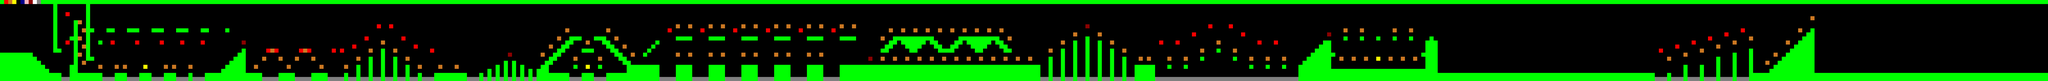

A level layout from a 2D game, rendered from its tile map. Below: a short description, then the map file with tile-grid data replaced by summaries:
An orthogonal 500x20 tile map with 50x50 px tiles, 1 tile layer (Mask), 1 hidden layer not drawn, 14 tilesets.

<map version="1.0" tiledversion="1.1.5" orientation="orthogonal" renderorder="right-down" width="500" height="20" tilewidth="50" tileheight="50" infinite="0" nextobjectid="1">
 <tileset firstgid="1" source="white.tsx" />
 <tileset firstgid="799" source="bronze.tsx" />
 <tileset firstgid="883" source="black.tsx" />
 <tileset firstgid="1681" source="grey.tsx" />
 <tileset firstgid="2479" source="red.tsx" />
 <tileset firstgid="2539" source="yellow.tsx" />
 <tileset firstgid="3337" source="blue.tsx" />
 <tileset firstgid="4135" source="pink.tsx" />
 <tileset firstgid="4268" source="darkRed.tsx" />
 <tileset firstgid="4401" name="green" tilewidth="50" tileheight="50" tilecount="70" columns="10">
  <image source="green.JPG" width="512" height="384" />
 </tileset>
 <tileset firstgid="4471" source="middleGround.tsx" />
 <tileset firstgid="4472" source="grass.tsx" />
 <tileset firstgid="4473" source="map3Mask.tsx" />
 <tileset firstgid="14473" source="map3.tsx" />
 <layer name="Mask" width="500" height="20">
  <data>[10000 cells, 9985 non-empty, 9972 distinct tile ids]</data>
 </layer>
 <layer name="Main" width="500" height="20" visible="0">
  <data>[10000 cells, 10000 non-empty, 10000 distinct tile ids]</data>
 </layer>
</map>
